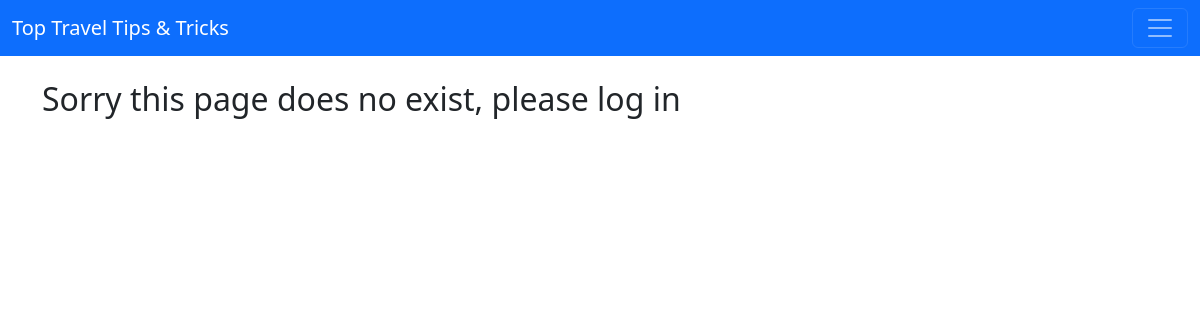
The app's page /category/europe/, older data.
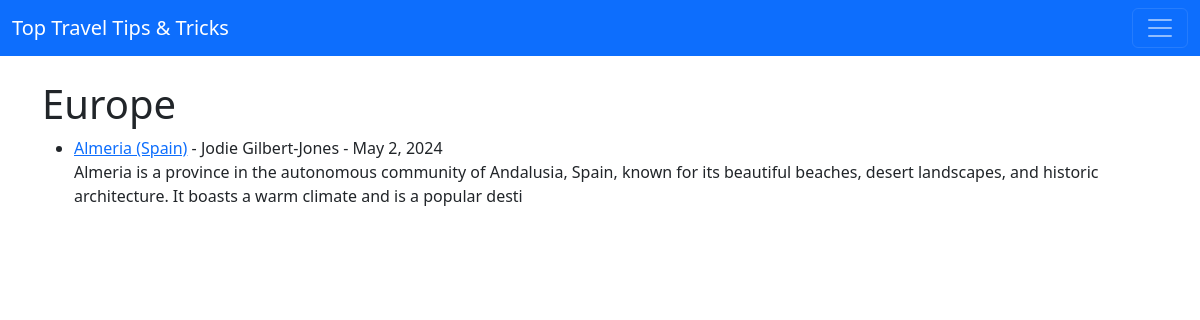
The same page, newer data.
### travel_blog/models.py (models this page shows, shortened)
class Post(models.Model):
    title = models.CharField(max_length=255)
    header_image = models.ImageField(null=True, blank=True, upload_to='images/')
    title_tag = models.CharField(max_length=255)
    author = models.ForeignKey(User, on_delete=models.CASCADE)
    body = RichTextField(blank=True, null=True)
    post_date = models.DateField(auto_now_add=True)
    category = models.CharField(max_length=255)
    snippet = models.CharField(max_length=255)
    likes = models.ManyToManyField(User, related_name='blog_posts')

### travel_blog/views.py (the view)
# urls.py: path('category/<str:cats>/', CategoryView, name='category'),
def CategoryView(request, cats):
    category_posts = Post.objects.filter(category=cats.replace('-', ' '))
    return render(request, 'categories.html', {'cats':cats.title().replace('-', ' '), 'category_posts':category_posts})

### travel_blog/templates/categories.html (shortened to what this page needs)
{% extends 'base.html' %}
{% block content %}
{% if category_posts %}
    <h1>{{ cats }}</h1>
    <ul>
    {% for post in category_posts %}
    <li> <a href="{% url 'article-detail' post.pk %}">{{ post.title }}</a> -
        {{ post.author.first_name }} {{ post.author.last_name }} - {{ post.post_date }}
    </small><br/>
    {{ post.body|slice:":200"|safe }}</li>
    {% endfor %}
    </ul>
{% else %}
    <h2>Sorry this page does no exist, please log in</h2>
{% endif %}
{% endblock %}

Row changes from the older to the newer data that the page shows:
now on this page (row edited): Post: category "Europe", title "Almeria (Spain)", author.first_name "Jodie", author.last_name "Gilbert-Jones", post_date "May 2, 2024", body "Almeria is a province in the autonomous community of Andalusia, Spain, known for its beautiful beaches, desert landscapes, and historic architecture. It boasts a warm climate and is a popular desti"
Text that changed along with them:
text no longer shown: "Sorry this page does no exist, please log in"
